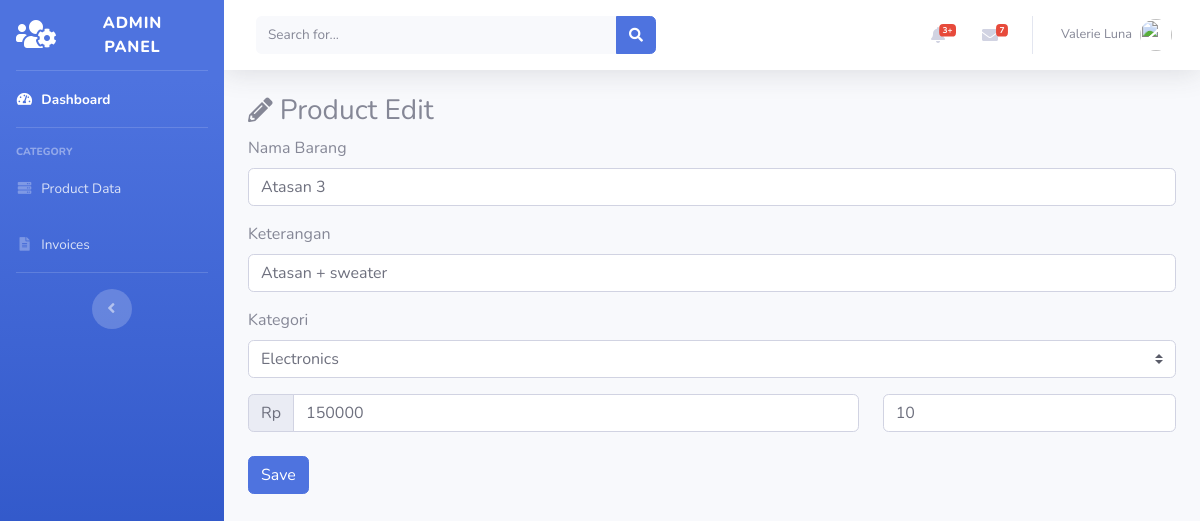
Screenshot of /admin/DataBarang/edit/3 with the database file from the repository.
### tables this page shows
CREATE TABLE `tb_barang` (
  `id_brg` int(11) NOT NULL,
  `nama_brg` varchar(120) NOT NULL,
  `keterangan_brg` varchar(225) NOT NULL,
  `kategori_brg` varchar(60) NOT NULL,
  `harga_brg` int(11) NOT NULL,
  `stok_brg` int(4) NOT NULL,
  `gambar_brg` text NOT NULL
);

### application/controllers/admin/DataBarang.php (called while the page is built, shortened)
<?php
class DataBarang extends CI_Controller
{
    public function edit($id)
    {
        $where = array('id_brg' => $id);
        $data['barang'] = $this->ModelBarang->editBarang($where, 'tb_barang')->result_array();
        $this->load->view('templatesadmin/header');
        $this->load->view('templatesadmin/sidebar');
        $this->load->view('admin/editbarang', $data);
        $this->load->view('templatesadmin/footer');
    }
}

### index.php (called while the page is built, shortened)
<?php
require_once BASEPATH.'core/CodeIgniter.php';

### application/models/ModelBarang.php (called while the page is built, shortened)
<?php
class ModelBarang extends CI_Model
{
    public function editBarang($where, $table)
    {
        return $this->db->get_where($table, $where);
    }
}

### application/views/admin/editbarang.php (the view, shortened to what this page needs)
<div class="container-fluid">
    <h3><i class="fas fa-sm fa-pencil-alt"></i> Product Edit</h3>
    <?php foreach ($barang as $brg) : ?>
        <form method="post" action="<?= base_url('') . 'admin/DataBarang/update' ?>">
            <div class="form-group">
                <label for="nama_brg">Nama Barang</label>
                <input class="form-control" type="text" name="nama_brg" id="nama_brg" autocomplete="off" value="<?= $brg['nama_brg'] ?>">
            </div>
            <div class="form-group">
                <label for="keterangan_brg">Keterangan</label>
                <input class="form-control" type="text" name="keterangan_brg" id="keterangan_brg" autocomplete="off" value="<?= $brg['keterangan_brg'] ?>">
            </div>
            <div class="form-group">
                <label for="kategori_brg">Kategori</label>
                <select class="custom-select" name="kategori_brg" id="kategori_brg" value="<?= $brg['kategori_brg'] ?>">
                    <option value="Electronics">Electronics</option>
                </select>
            </div>
            <div class="form-group">
                <div class="row">
                    <div class="col-8">
                        <div class="input-group mb-2">
                            <div class="input-group-prepend">
                                <div class="input-group-text">Rp</div>
                            </div>
                            <input name="harga_brg" type="text" class="form-control" placeholder="Harga" autocomplete="off" value="<?= $brg['harga_brg'] ?>">
                        </div>
                    </div>
                    <div class="col-4">
                        <input name="stok_brg" type="text" class="form-control" placeholder="Stok" autocomplete="off" value="<?= $brg['stok_brg'] ?>">
                    </div>
                </div>
            </div>
            <button type="submit" class="btn btn-primary">Save</button>
        </form>
    <?php endforeach; ?>
</div>

### rows the page displays
tb_barang: nama_brg "Atasan 3", keterangan_brg "Atasan + sweater", kategori_brg "Electronics", harga_brg "150000", stok_brg "10"
